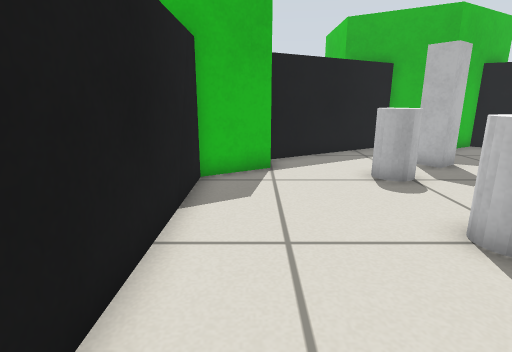
[1] (above)

13 first-person views from a walk through a robot-simulator world made for Gazebo. The camera is 0.56 m above the floor, tilts 14° down and sees 80° across. The floor is counted in squares, 0.25 m on a side. Each view is taken from the middle of a square. On the plan, view 1 faces up. The plan holds only what a view shows up to about 18 squares ahead; the rest is blank. The place goes on beyond the plan. The robots in the file are not drawn.

[2]
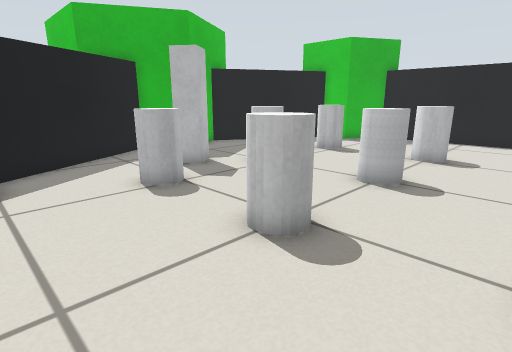

[3]
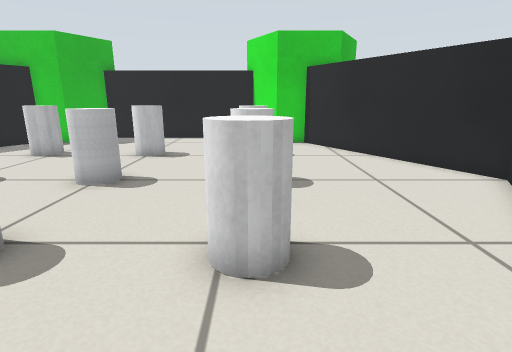

[4]
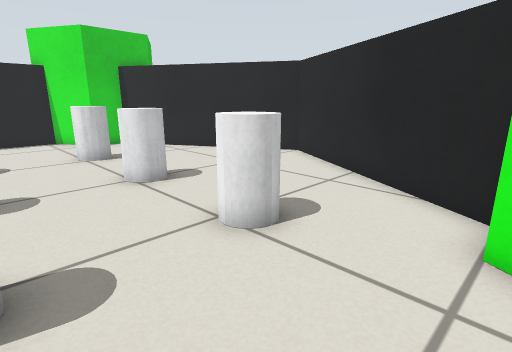

[5]
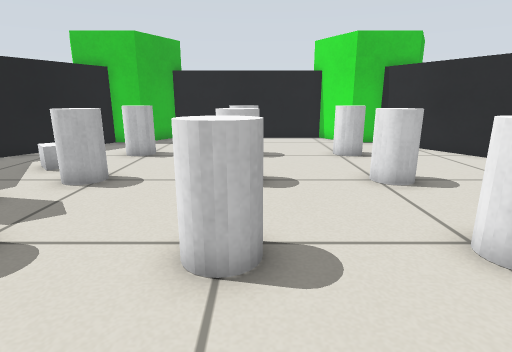

[6]
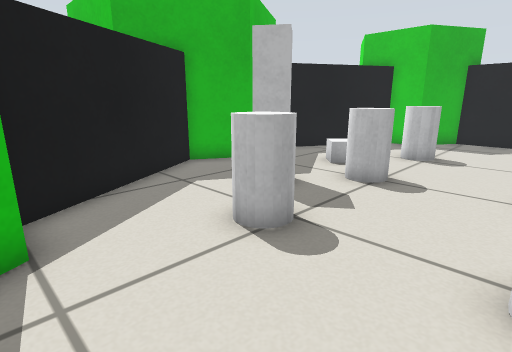

[7]
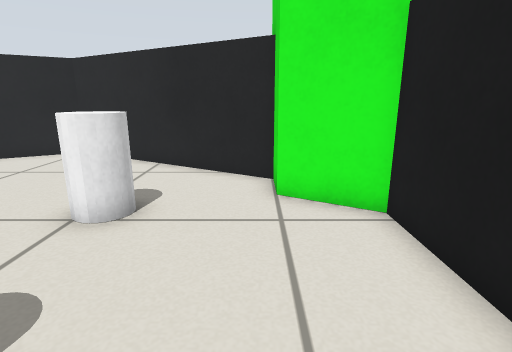

[8]
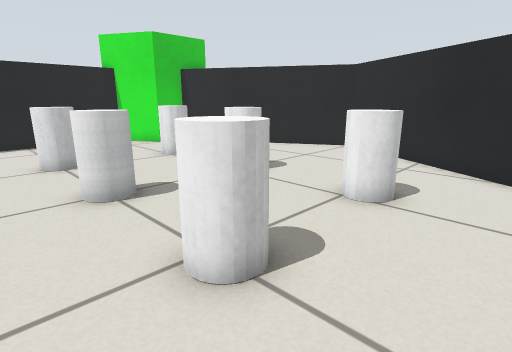

[9]
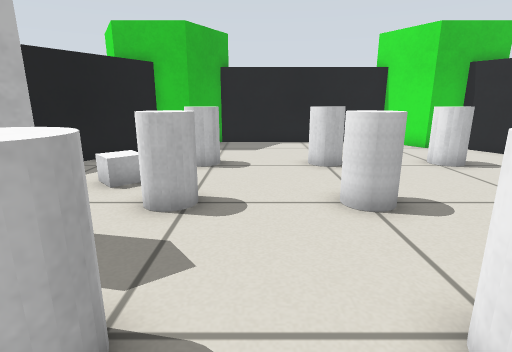

[10]
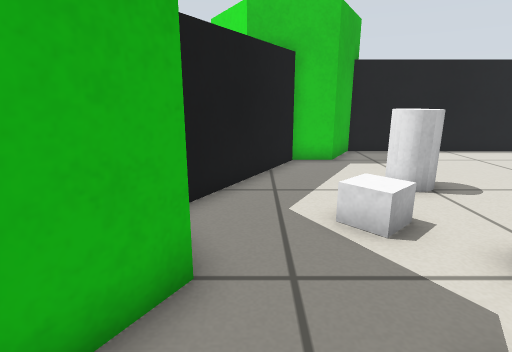

[11]
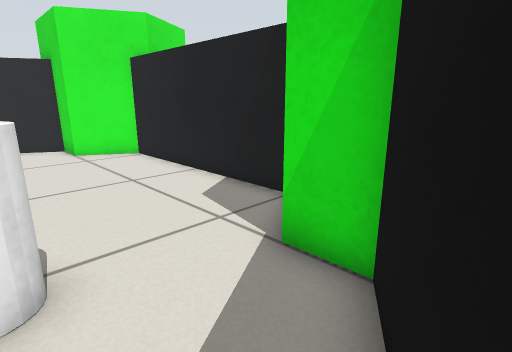

[12]
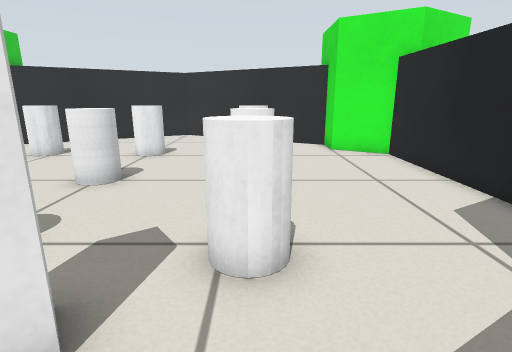

[13]
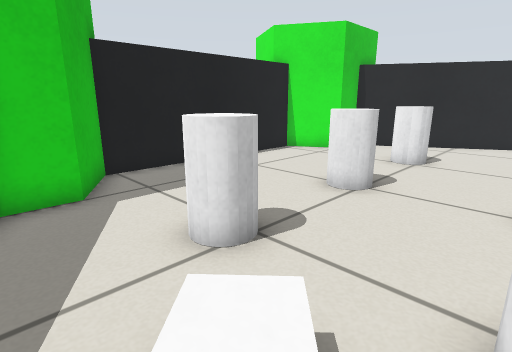

### Floor plan
Points are (right, up) in squares from view 1. A wall is a line through its corners. A room is listed if a view was taken in it or the views show most of it. See-through windows are left out.
Room 1 (views 1, 2, 3, 4, 5, 6, 7, 8, 9, 10, 11, 12, 13)
walls: (0.5, -1.1) (0.5, -2.6) (8.5, -7.2) (16.5, -2.6) (16.5, -1.1) (18.7, 0.2) (18.7, 8.8) (16.5, 10.1) (16.5, 11.6) (10.6, 15) (8.5, 13.8) (6.4, 15) (0.5, 11.6) (0.5, 10.1) (-1.7, 8.8) (-1.7, 0.2) (0.5, -1.1)
objects: white cylinder (4, 0) to (5, 1); white cylinder (4, 4) to (5, 5); white cylinder (4, 8) to (5, 9); white post (6, 10) to (7, 11); white cylinder (8, 0) to (9, 1); white cylinder (8, 4) to (9, 5); white cylinder (8, 8) to (9, 9); white box (10, 10) to (11, 11); white cylinder (12, 0) to (13, 1); white cylinder (12, 4) to (13, 5); white cylinder (12, 8) to (13, 9)

Where each view was taken, in squares from view 1:
view 1: 0 up, 0 right, facing up
view 2: 1 up, 0 right, facing up-right
view 3: 0 up, 0 right, facing right
view 4: 4 up, 0 right, facing down-right
view 5: 4 up, 0 right, facing right
view 6: 5 up, 0 right, facing up-right
view 7: 6 up, 1 right, facing down
view 8: 7 up, 1 right, facing down-right
view 9: 7 up, 2 right, facing right
view 10: 13 up, 5 right, facing right
view 11: 13 up, 4 right, facing down-left
view 12: 13 up, 4 right, facing down
view 13: 12 up, 9 right, facing down-right
